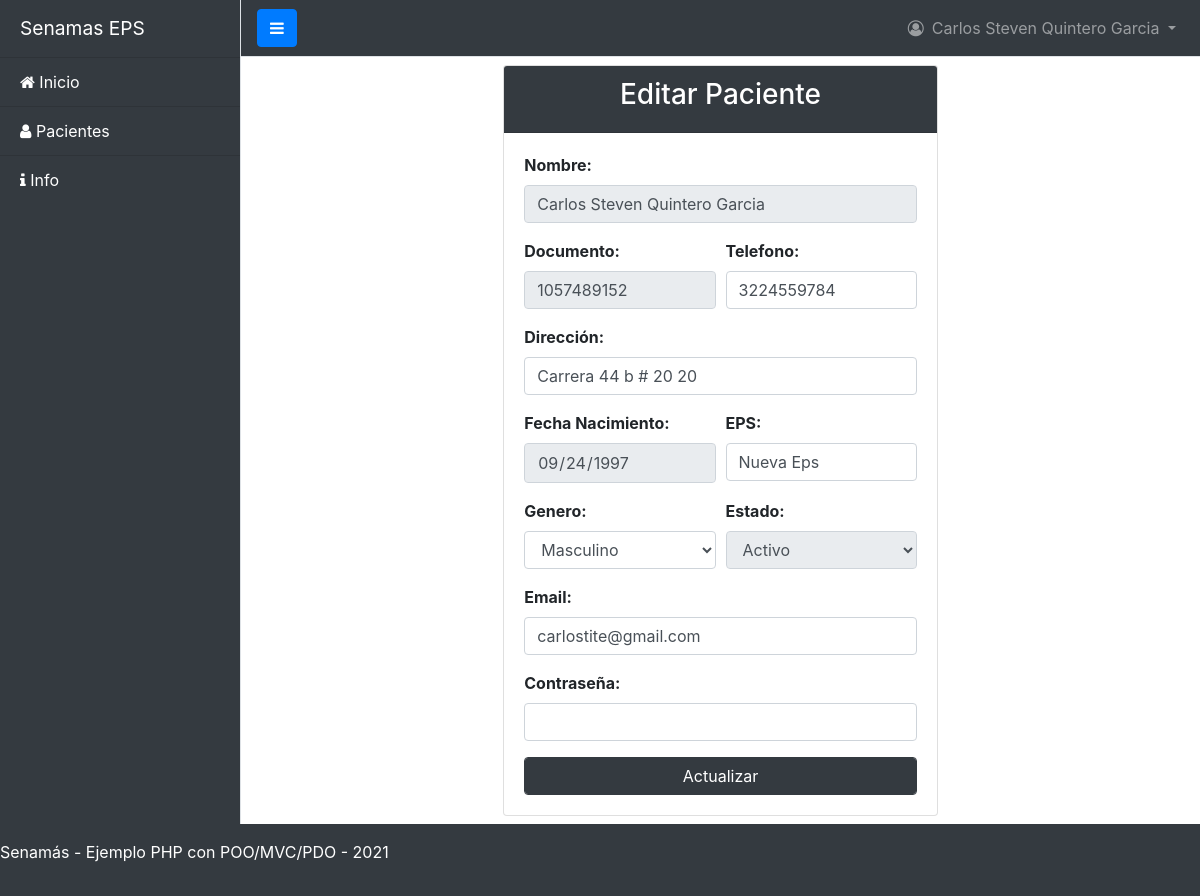
The app's page /index.php?controller=Paciente&action=ViewEdit&id=1057489152 (signed in) with its own data.
### tables this page shows
CREATE TABLE `paciente` (
  `documento` varchar(20) NOT NULL,
  `nombre` varchar(50) NOT NULL,
  `direccion` varchar(100) NOT NULL,
  `telefono` varchar(20) NOT NULL,
  `fecha_nacimiento` date NOT NULL,
  `estado` varchar(50) NOT NULL,
  `genero` varchar(1) NOT NULL,
  `eps` varchar(50) NOT NULL,
  `email` varchar(50) NOT NULL,
  `password` varchar(250) NOT NULL
);

### controllers/PacienteController.php (called while the page is built, shortened)
<?php
class PacienteController extends BaseController
{
    public function __construct()
    {
        $this->layout = "admin_layout.php";
    }
    public function ViewEdit()
    {
        $doc = isset($_GET['id'])?$_GET['id']:"";
        $paciente_obj = new Paciente();
        $allPacientes = $paciente_obj->getONE($doc);
        require_once 'views/layouts/'.$this->layout;
    }
}
?>

### core/Connection.php (called while the page is built, shortened)
<?php
abstract class Connection
{
    public function __construct()
    {
        try
        {
            $this->dbConnection = new PDO(DB_DRIVER . ':host=' . DB_HOST . ';dbname=' . DB_NAME, DB_USER, DB_PASS);
        } catch (PDOException $ex) {
            echo $ex->getMessage();
            die();
        }
    }
}
?>

### models/Paciente.class.php (called while the page is built, shortened)
<?php
class Paciente extends BaseModel {
    private $documento;
    private $nombre;
    private $direccion;
    private $telefono;
    private $fecha_nacimiento;
    private $estado;
    private $genero;
    private $eps;
    private $email;
    public function __construct ($doc=null, $nom=null, $dir=null, $tel=null, $fec=null, $est=null, $gen=null, $_eps=null, $_email=null, $_pass=null){
        $this->table = "paciente";
        $this->documento = $doc;
        $this->nombre = $nom;
        $this->direccion = $dir;
        $this->telefono = $tel;
        $this->fecha_nacimiento = $fec;
        $this->estado = $est;
        $this->genero = $gen;
        $this->eps = $_eps;
        $this->email = $_email;
    }
    public function getDocumento()
    {
        return $this->documento;
    }
    public function getNombre()
    {
        return $this->nombre;
    }
    public function getDireccion()
    {
        return $this->direccion;
    }
    public function getTelefono()
    {
        return $this->telefono;
    }
    public function getFecha_nacimiento()
    {
        return $this->fecha_nacimiento;
    }
    public function getEstado()
    {
        return $this->estado;
    }
    public function getGenero()
    {
        return $this->genero;
    }
    public function getEps()
    {
        return $this->eps;
    }
    public function getEmail()
    {
        return $this->email;
    }
}
?>

### core/BaseModel.php (called while the page is built, shortened)
<?php
class BaseModel extends Connection
{
    protected $table;
    public function getONE($documento)
    {
        try {
            $sql = $this->dbConnection->prepare("SELECT * FROM $this->table WHERE documento=:documento");
            $sql->bindParam('documento',$documento);
            $sql->execute();
            if($row = $sql->fetch(PDO::FETCH_OBJ)){
                $obj = new Paciente($row->documento,$row->nombre,$row->direccion,$row->telefono,$row->fecha_nacimiento,$row->estado,$row->genero,$row->eps,$row->email);
            }else{
                $obj=null;
            }
            return $obj;
        } catch (PDOException $ex) {
            echo $ex->getMessage();
            die();
        }
    }
}
?>

### views/paciente/EditView.php (the view, shortened to what this page needs)
<div class="col-12 col-md-8 col-lg-6 m-auto">
    <div class="card mt-2 mb-2">
        <div class="card-header bg-dark text-center text-white">
            <h3>Editar Paciente</h3>
        </div>
            <div class="card-body">
                <form action = "index.php?controller=Paciente&action=Validacion" method="post">
                <div class="form-row">
                    <div class="form-group col-12">
                        <label class="font-weight-bold" for="txtNombre">Nombre: </label>
                        <input type="text" class="form-control" id="txtNombre" name="txtNombre" placeholder="" value="<?php echo $allPacientes->getNombre(); ?>" <?php  $this->readonly(); ?>>
                    </div>
                </div>
                <div class="form-row">
                    <div class="form-group col-12 col-lg-6">
                        <label class="font-weight-bold" for="txtDocumento" >Documento: </label>
                        <input type="number" minlength="1" maxlength="11" class="form-control" id="txtDocumento2" name="txtDocumento2" value="<?php echo $allPacientes->getDocumento(); ?>" placeholder="" <?php  $this->readonly(); ?>>
                    </div>
                    <div class="form-group col-12 col-lg-6">
                        <label class="font-weight-bold" for="txtTelefono">Telefono: </label>
                        <input type="number" minlength="1" maxlength="11"  class="form-control" id="txtTelefono" name="txtTelefono" placeholder="" value="<?php echo $allPacientes->getTelefono(); ?>">
                    </div>
                </div>
                <div class="form-row">
                    <div class="form-group col-12">
                        <label class="font-weight-bold" for="txtDireccion">Dirección: </label>
                        <input type="text" class="form-control" id="txtDireccion" name="txtDireccion" placeholder="" value="<?php echo $allPacientes->getDireccion(); ?>">
                    </div>
                </div>
                <div class="form-row">
                    <div class="form-group col-12 col-lg-6">
                        <label class="font-weight-bold" for="txtFechaNacimiento">Fecha Nacimiento: </label>
                        <input type="date" class="form-control" id="txtFechaNacimiento" name="txtFechaNacimiento" placeholder="" value="<?php echo $allPacientes->getfecha_nacimiento(); ?>" <?php  $this->readonly(); ?>>
                    </div>
                    <div class="form-group col-12 col-lg-6">
                        <label class="font-weight-bold" for="txtEps">EPS: </label>
                        <input type="text" class="form-control" id="txtEps" name="txtEps" placeholder="" value="<?php echo $allPacientes->getEps(); ?>">
                    </div>
                </div>
                <div class="form-row">
                    <div class="form-group col-12 col-lg-6">
                        <label class="font-weight-bold" for="txtGenero">Genero: </label>
                        <select class="form-control" id="txtGenero" name="txtGenero">
                            <option value="M" <?php if($allPacientes->getGenero() == 'M'){echo "selected";}  ?>>Masculino</option>
                        </select>
                    </div>
                    <div class="form-group col-12 col-lg-6">
                        <label class="font-weight-bold" for="txtEstado">Estado: </label>
                        <select class="form-control" id="txtEstado" name="txtEstado" <?php  $this->readonly(); ?>>
                            <option value="activo"  <?php if($allPacientes->getEstado() == 'activo'){echo "selected";} ?>>Activo</option>
                        </select>
                    </div>
                </div>
                <div class="form-row">
                    <div class="form-group col-12">
                        <label class="font-weight-bold" for="txtEmail">Email: </label>
                        <input type="email" class="form-control" id="txtEmail" name="txtEmail" placeholder="" value="<?php echo $allPacientes->getEmail(); ?>">
                    </div>
                </div>
                <div class="form-row">
                    <div class="form-group col-12">
                        <label class="font-weight-bold" for="txtPassword">Contraseña: </label>
                        <input type="password" class="form-control" id="txtPassword" name="txtPassword" placeholder="" value="">
                    </div>
                </div>
                    <button  type="submit" class="btn btn-dark form-control">Actualizar</button>
                </form>
        </div>
    </div>
</div>

### records on screen
paciente: txtNombre "Carlos Steven Quintero Garcia", txtDocumento2 "1057489152", txtTelefono "3224559784", txtDireccion "Carrera 44 b # 20 20", txtFechaNacimiento "09/24/1997", txtEps "Nueva Eps", txtGenero "Masculino", txtEstado "Activo", txtEmail "carlostite@gmail.com"

### other values on screen
$_SESSION['nombre'] "Carlos Steven Quintero Garcia"
